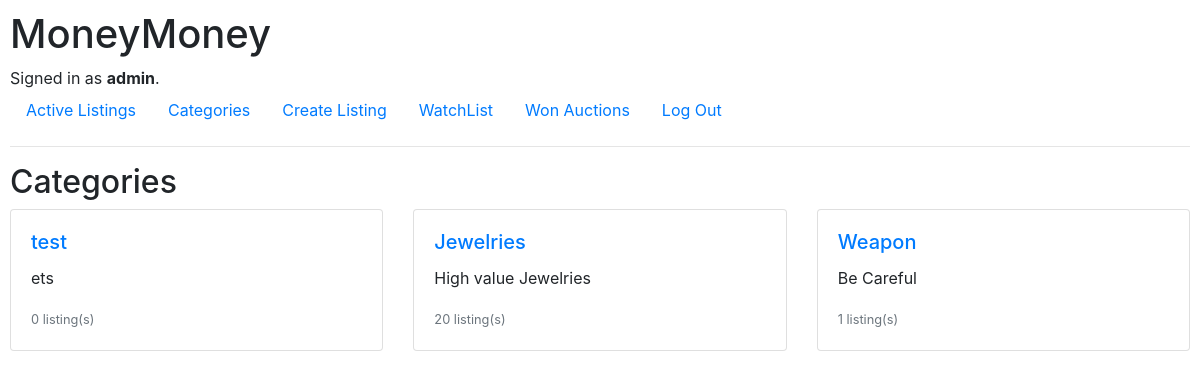
Page /category (signed in) on the committed database.
### auctions/models.py (models this page shows, shortened)
class User(AbstractUser):
    USER_TYPE_CHOICES = (
        ('bidder', 'Bidder'),
        ('seller', 'Seller'),
        ('both', 'Both')
    )
    user_type = models.CharField(
        max_length=10,
        choices=USER_TYPE_CHOICES,
        default='both'
    )

class Category(models.Model):
    name = models.CharField(max_length=64, unique=True)
    description = models.TextField(blank=True)
    created_at = models.DateTimeField(auto_now_add=True)
    class Meta:
        verbose_name_plural = "Categories"

### auctions/views.py (the view)
# urls.py: path("category", views.category, name="category"),
def category(request):
    return render(request, 'auctions/category.html', {
        "categories": Category.objects.all()
    })

### auctions/templates/auctions/category.html
{% extends "auctions/layout.html" %}
{% block body %}
    <h2>Categories</h2>
    <div class="row">
        {% for category in categories %}
            <div class="col-md-4 mb-4">
                <div class="card">
                    <div class="card-body">
                        <h5 class="card-title">
                            <a href="{% url 'category_listings' category.id %}">{{ category.name }}</a>
                        </h5>
                        {% if category.description %}
                            <p class="card-text">{{ category.description }}</p>
                        {% endif %}
                        <p class="card-text">
                            <small class="text-muted">
                                {{ category.listings.count }} listing(s)
                            </small>
                        </p>
                    </div>
                </div>
            </div>
        {% empty %}
            <div class="col-12">
                <div class="alert alert-info">
                    No categories available yet.
                </div>
            </div>
        {% endfor %}
    </div>
{% endblock %}

### auctions/templates/auctions/layout.html (shortened to what this page needs)
{% load static %}
<!DOCTYPE html>
<html lang="en">
    <head>
        <link rel="stylesheet" href="https://stackpath.bootstrapcdn.com/bootstrap/4.4.1/css/bootstrap.min.css">
        <link rel="stylesheet" href="https://cdn.jsdelivr.net/npm/bootstrap-icons@1.7.2/font/bootstrap-icons.css">
        <link href="{% static 'auctions/styles.css' %}" rel="stylesheet">
    </head>
    <body>
        <h1>MoneyMoney</h1>
        <div>
            {% if user.is_authenticated %}
                Signed in as <strong>{{ user.username }}</strong>.
            {% else %}
                Not signed in.
            {% endif %}
        </div>
        <ul class="nav">
            <li class="nav-item">
                <a class="nav-link" href="{% url 'index' %}">Active Listings</a>
            </li>
            <li class="nav-item">
                <a class="nav-link" href="{% url 'category' %}">Categories</a>
            </li>
            {% if user.is_authenticated %}
                <li class="nav-item">
                    <a class="nav-link" href="{% url 'create' %}">Create Listing</a>
                </li>
                <li class="nav-item">
                    <a class="nav-link" href="{% url 'watchlist' %}">WatchList</a>
                </li>
                <li class="nav-item">
                    <a class="nav-link" href="{% url 'won_auctions' %}">Won Auctions</a>
                </li>
                <li class="nav-item">
                    <a class="nav-link" href="{% url 'logout' %}">Log Out</a>
                </li>
            {% endif %}
        </ul>
        <hr>
        {% block body %}
        {% endblock %}
    </body>
</html>

### auctions/static/auctions/styles.css (style rules this page uses)
body { padding: 10px; }

### rows in the picture
User: username "admin"
Category: name "test", description "ets", listings.count "0"
Category: name "Jewelries", description "High value Jewelries", listings.count "20"
Category: name "Weapon", description "Be Careful", listings.count "1"
